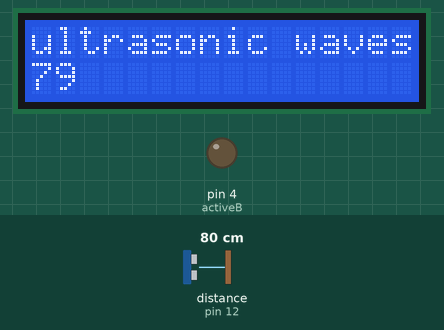
This sketch was run on a simulated Arduino Uno, built with avr-gcc and run on an emulated ATmega328P. On the bench: 16×2 character LCD, output pins drawn as LEDs (lit = HIGH). Wiring (inferred from the names in the program): ultrasonic range finder: trigger pin 11; echo pin 12. Dashed ring = blinking. Inputs (shaded band) come from the test bench; at power-on: distance to the obstacle (sensor on pin 12) 80 cm. The echo pulse lasts 58.3 µs per cm; pins used as bus, display or sensor lines are not drawn; what the sketch prints to the serial monitor is not drawn.

Above: at 1.2 s.
1.3 s: distance to the obstacle (sensor on pin 12) set to 4 cm
At 2.6 s:
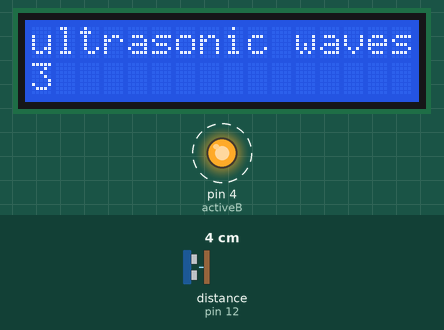
2.9 s: distance to the obstacle (sensor on pin 12) set to 9 cm
At 3.1 s:
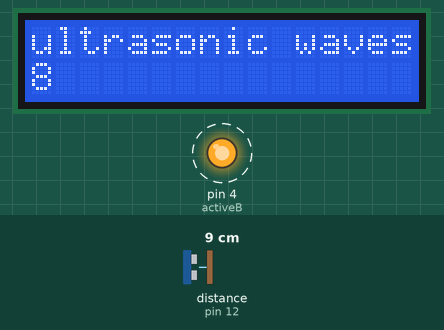
4.5 s: distance to the obstacle (sensor on pin 12) set to 2 cm
At 5.9 s:
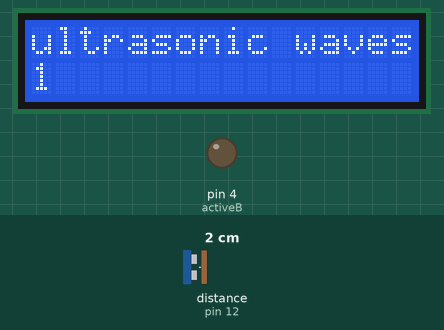
Timing chart, 0 to 12.1 s (numbered marks = the images above; inputs shaded):
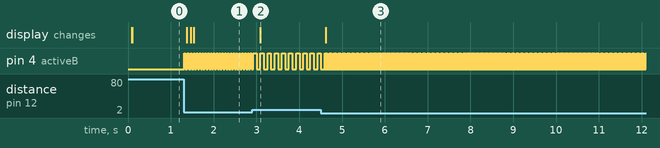

Measured:
- after the input at 1.3 s, pin 4 (activeB): alternates HIGH for 0.03 s and LOW for 0.04 s, starting at once; the display: changes after 0.08 s (image 1)
- after the input at 2.9 s, pin 4 (activeB): alternates HIGH for 0.08 s and LOW for 0.09 s, starting after 0.11 s; the display: changes after 0.19 s (image 2)
- after the input at 4.5 s, the display: changes after 0.12 s (image 3)

The sketch:

usw_buz_lcd_01.ino
```cpp
// C++ code
//
#include<Wire.h>
#include<LiquidCrystal_I2C.h>

const int tringPin = 11;
const int echoPin = 12;
const int activeB = 4;

LiquidCrystal_I2C lcd(0x27,16,2);

void setup()
{
  Serial.begin(115200);

  pinMode(tringPin, OUTPUT);
  pinMode(echoPin, INPUT);
  pinMode(activeB, OUTPUT);

lcd.init();
lcd.backlight();
lcd.setCursor(0,0);
lcd.print("ultrasonic waves");
}


void loop()
{
  digitalWrite(tringPin, LOW);
  delayMicroseconds(2);
  digitalWrite(tringPin, HIGH);
  delayMicroseconds(2);
  digitalWrite(tringPin, LOW);


  long timeDistance = pulseIn(echoPin, HIGH);
  long distance = (timeDistance/2) / 29.1;

  Serial.print(distance);
  Serial.println("cm");

  if(distance < 30) {
    digitalWrite(activeB, HIGH);
    delay(distance*10);
    digitalWrite(activeB, LOW);
    delay(distance*10);
  }

  lcd.setCursor(0,1);
  lcd.print("   ");
  lcd.setCursor(0,1);
  lcd.print(distance);

}
```
